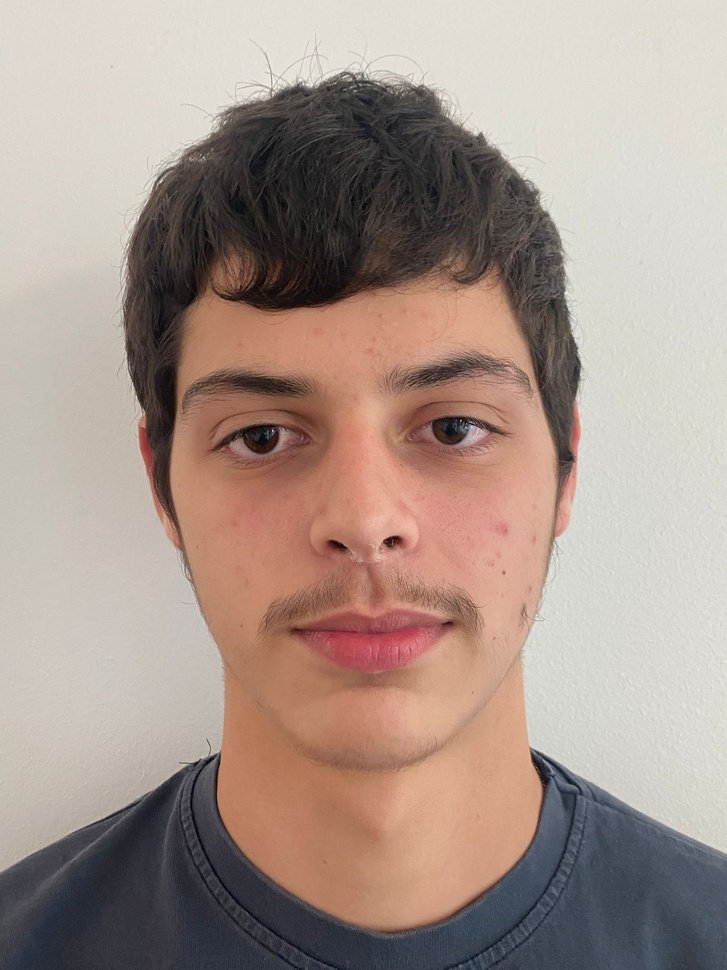
#> input picture FacialRecognition/Fotos/bruno1.jpg, 727 x 970 px, shrunk from 1536 x 2048 before the run, found by its file name
$ python lbp.py
#> lines starting #> are read from the running program, lines starting #| are printed output that depends on the picture
import cv2
import numpy as np
import matplotlib.pyplot as plt

# Função para calcular o LBP
def local_binary_pattern(image, radius, points):
    height, width = image.shape
    lbp_image = np.zeros_like(image)

    for i in range(radius, height - radius):
        for j in range(radius, width - radius):
            center = image[i, j]
            binary_pattern = 0

            for p in range(points):
                angle = 2 * np.pi * p / points
                x_offset = int(radius * np.cos(angle))
                y_offset = int(radius * np.sin(angle))

                # Pixel vizinho
                neighbor = image[i + y_offset, j + x_offset]
                binary_pattern |= (neighbor >= center) << p

            lbp_image[i, j] = binary_pattern

    return lbp_image

# Configuração do LBP
RADIUS = 1  # Raio ao redor de cada pixel
POINTS = 8 * RADIUS  # Número de vizinhos ao redor de cada pixel

# Carregar a imagem em escala de cinza
image = cv2.imread('data/fotos/bruno1.jpg', cv2.IMREAD_GRAYSCALE)
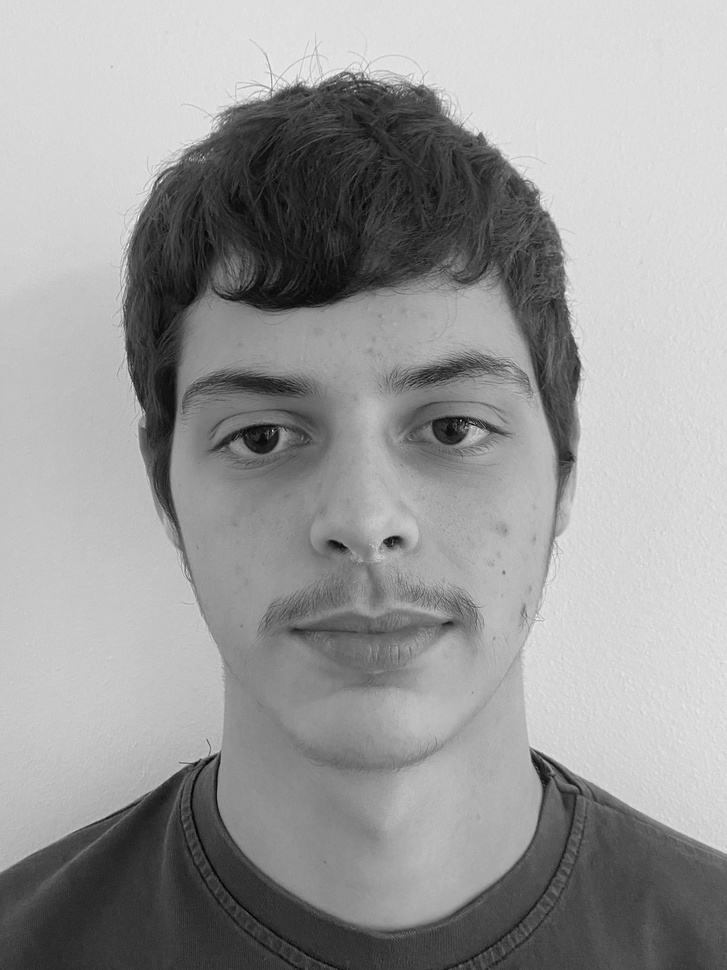
#> image: shape (970, 727); min 0, max 252, mean 153.3

# Verificar se a imagem foi carregada corretamente
if image is None:
    print("Erro ao carregar a imagem. Verifique o caminho.")
else:
    # Aplicar o LBP usando a função customizada
    lbp = local_binary_pattern(image, RADIUS, POINTS)
#> after the loop in local_binary_pattern, `for i in range(radius, height - radius):`:
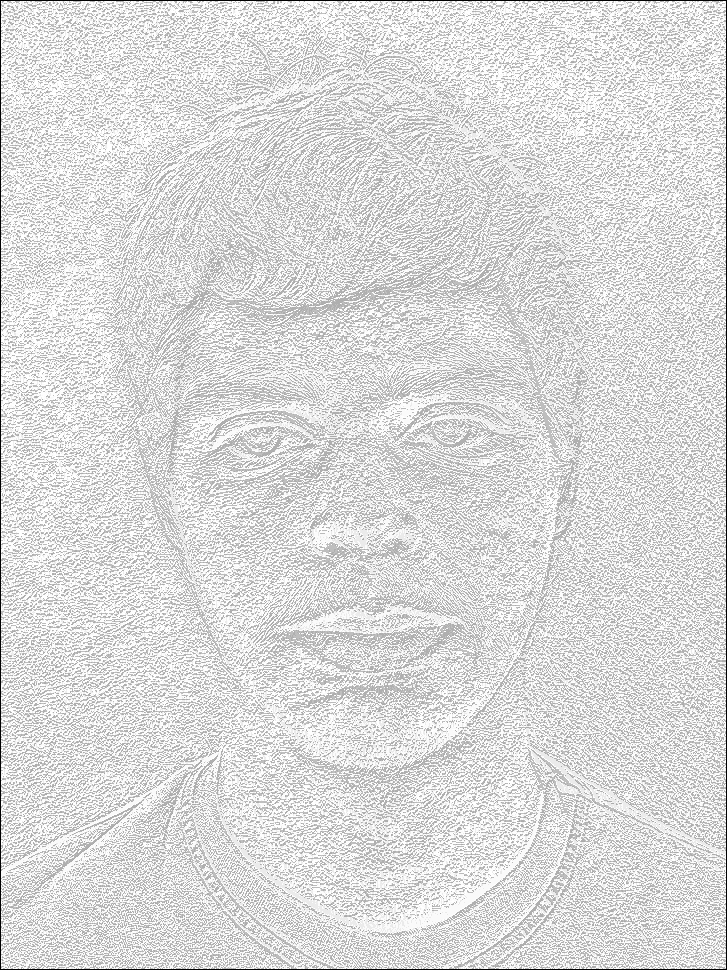
#> lbp_image: shape (970, 727); min 0, max 255, mean 219.2

    # Calcular o histograma do LBP
    (hist, _) = np.histogram(lbp.ravel(),
                             bins=np.arange(0, POINTS + 3),
                             range=(0, POINTS + 2))
#> hist = [3390, 0, 0, 0, 0, 0, 0, 0, 0, 0]

    # Normalizar o histograma
    hist = hist.astype("float")
    hist /= hist.sum()
#> hist = [1, 0, 0, 0, 0, 0, 0, 0, 0, 0]

    # Visualizar os resultados
    plt.figure(figsize=(12, 8))

    # Imagem original
    plt.subplot(1, 3, 1)
    plt.imshow(image, cmap='gray')
    plt.title('Imagem Original')
    plt.axis('off')

    # Imagem com LBP aplicado
    plt.subplot(1, 3, 2)
    plt.imshow(lbp, cmap='gray')
    plt.title('Padrão LBP')
    plt.axis('off')

    # Histograma LBP
    plt.subplot(1, 3, 3)
    plt.bar(range(0, len(hist)), hist, width=0.5, color='blue')
    plt.title('Histograma LBP')
    plt.xlabel('Padrões Binários')
    plt.ylabel('Frequência')

    plt.tight_layout()
    plt.show()
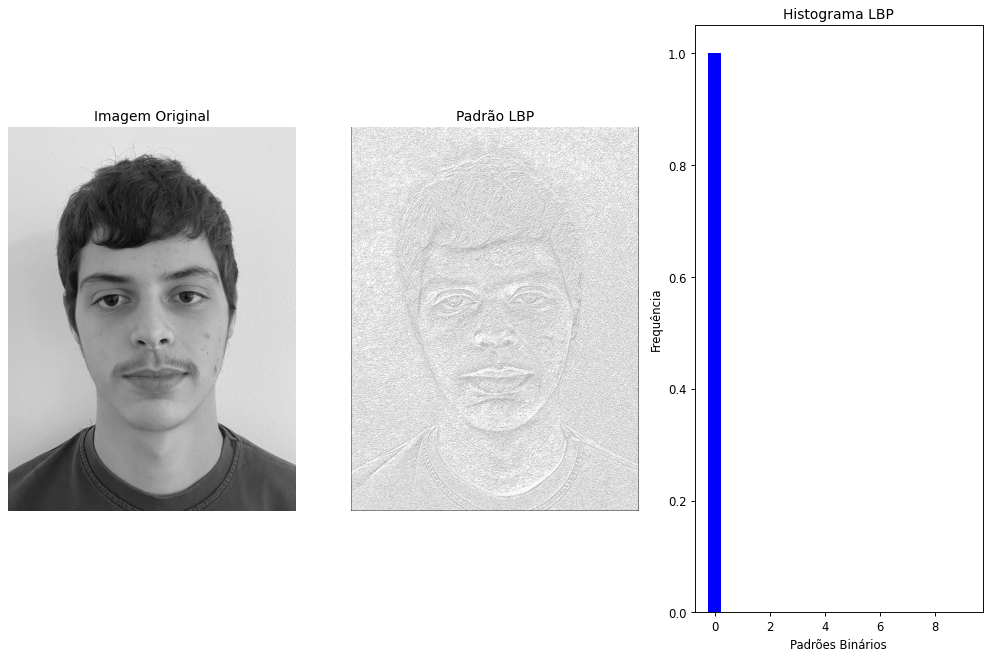
#> figure drawn by matplotlib, 3 panels; panel 3: tallest bar 1 high, from x = -0.25 to 0.25

$ run again, with FacialRecognition/Fotos/bruno10.jpg copied over FacialRecognition/Fotos/bruno1.jpg
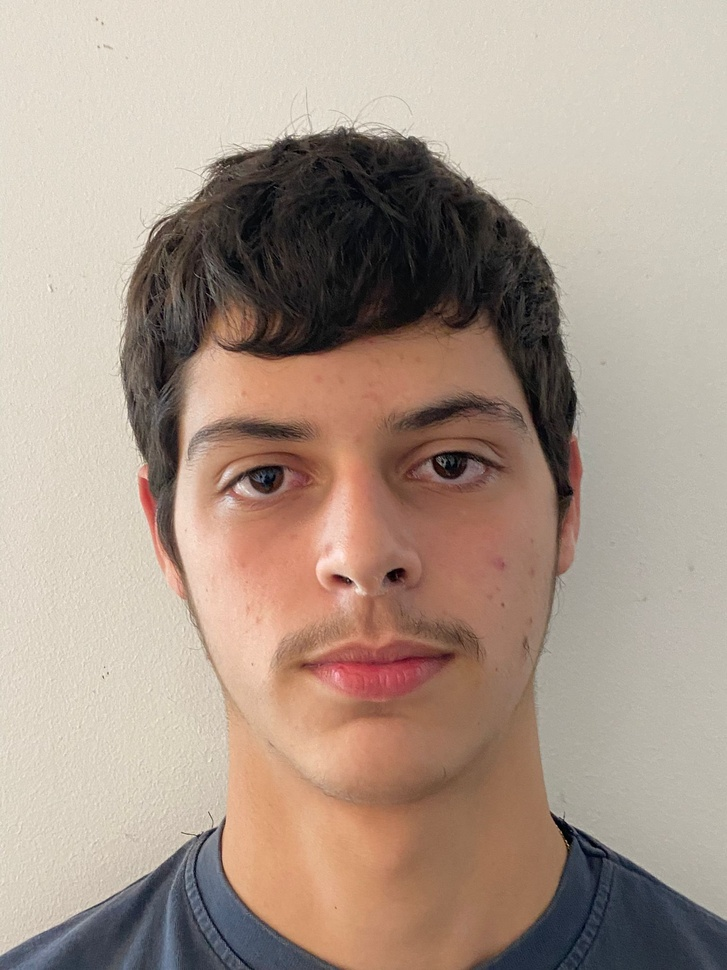
#> input picture FacialRecognition/Fotos/bruno10.jpg, 727 x 970 px, shrunk from 1536 x 2048 before the run, found by its file name
#> after the loop in local_binary_pattern, `for i in range(radius, height - radius):`:
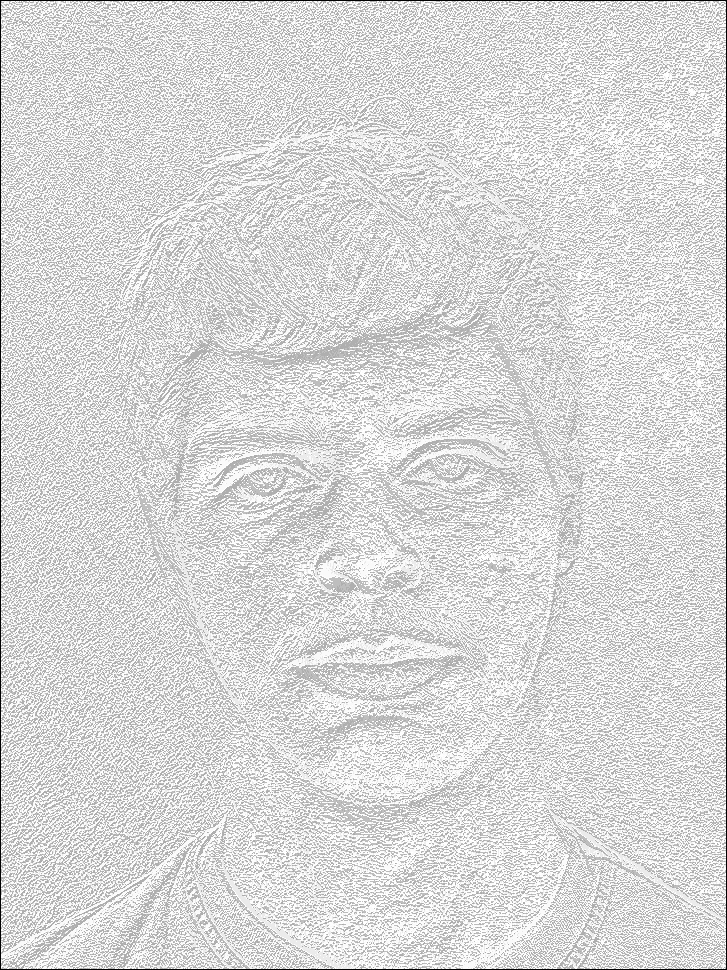
#> lbp_image: shape (970, 727); min 0, max 255, mean 217.2
#> `(hist, _) = np.histogram(lbp.ravel(), bins=np.arange(0, POINTS + 3), r..`: hist = [3390, 0, 0, 0, 0, 0, 0, 0, 0, 0]
#> `hist /= hist.sum()`: hist = [1, 0, 0, 0, 0, 0, 0, 0, 0, 0]
#> `plt.show()`:
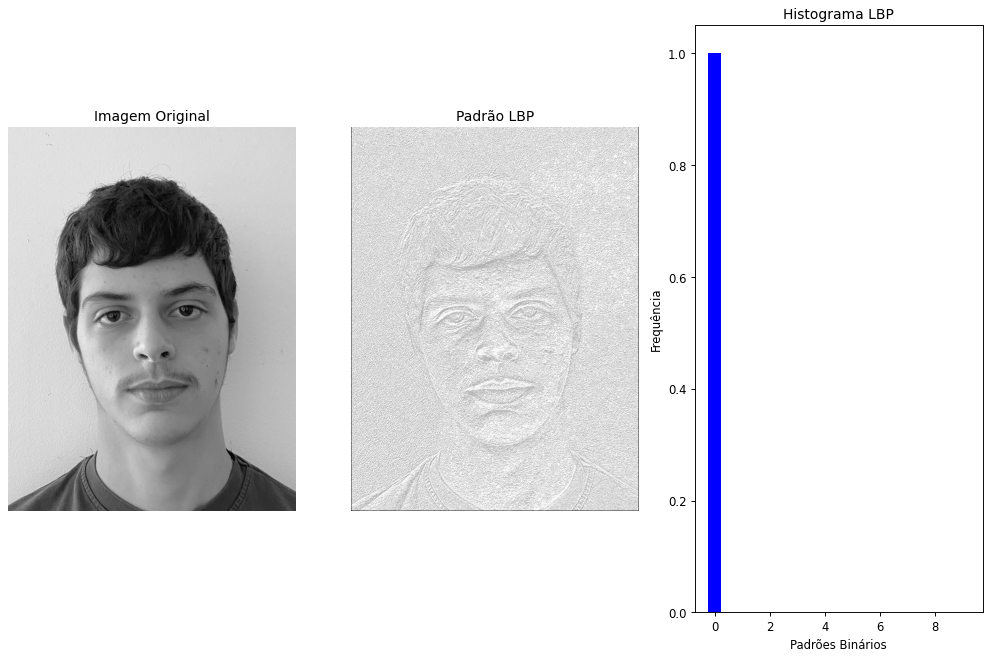
#> figure drawn by matplotlib, 3 panels; panel 3: tallest bar 1 high, from x = -0.25 to 0.25

$ run again, with FacialRecognition/Fotos/bruno2.jpg copied over FacialRecognition/Fotos/bruno1.jpg
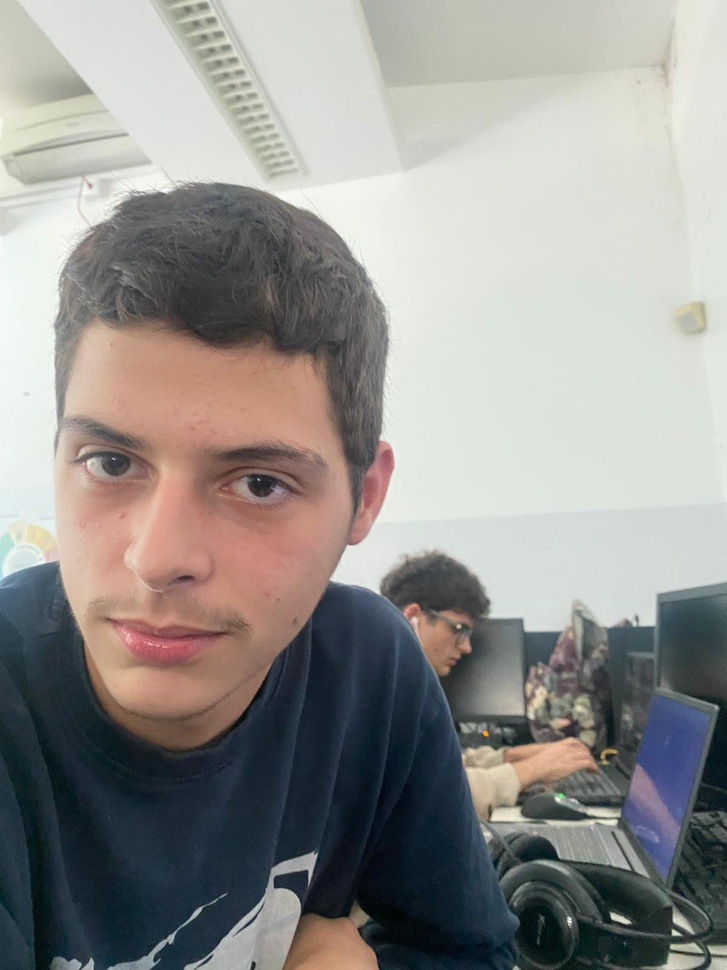
#> input picture FacialRecognition/Fotos/bruno2.jpg, 727 x 970 px, shrunk from 1200 x 1600 before the run, found by its file name
#> after the loop in local_binary_pattern, `for i in range(radius, height - radius):`:
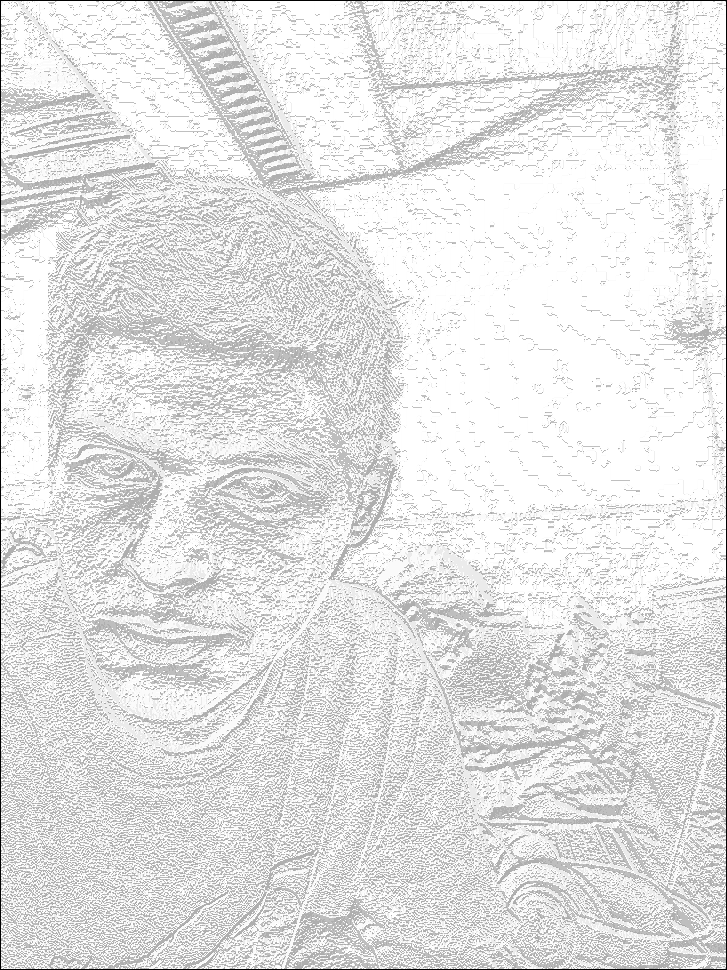
#> lbp_image: shape (970, 727); min 0, max 255, mean 228.3
#> `(hist, _) = np.histogram(lbp.ravel(), bins=np.arange(0, POINTS + 3), r..`: hist = [3390, 0, 0, 0, 0, 0, 0, 0, 0, 0]
#> `hist /= hist.sum()`: hist = [1, 0, 0, 0, 0, 0, 0, 0, 0, 0]
#> `plt.show()`:
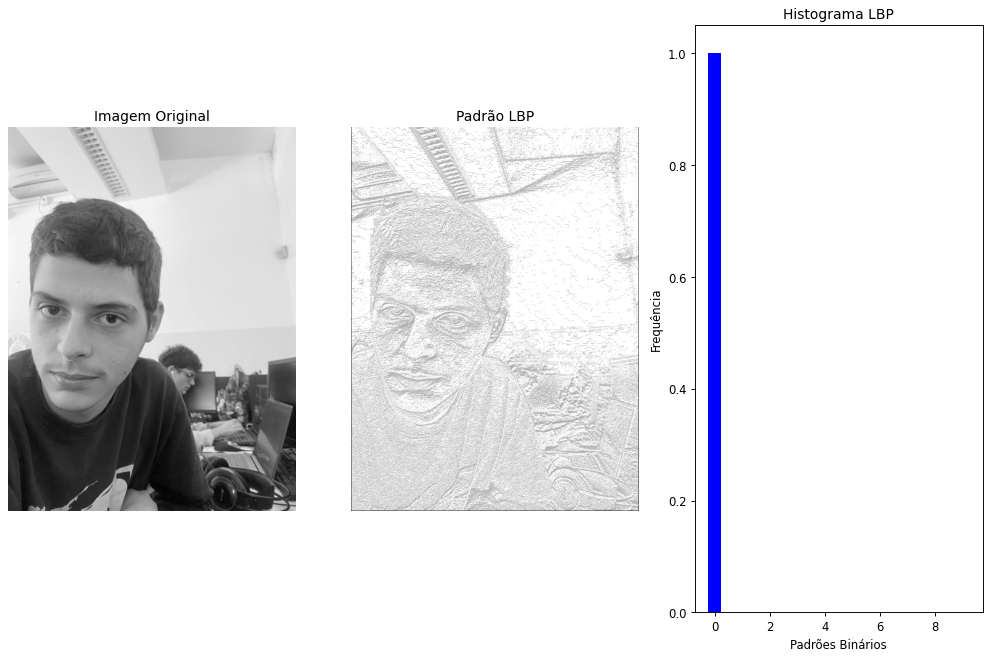
#> figure drawn by matplotlib, 3 panels; panel 3: tallest bar 1 high, from x = -0.25 to 0.25
